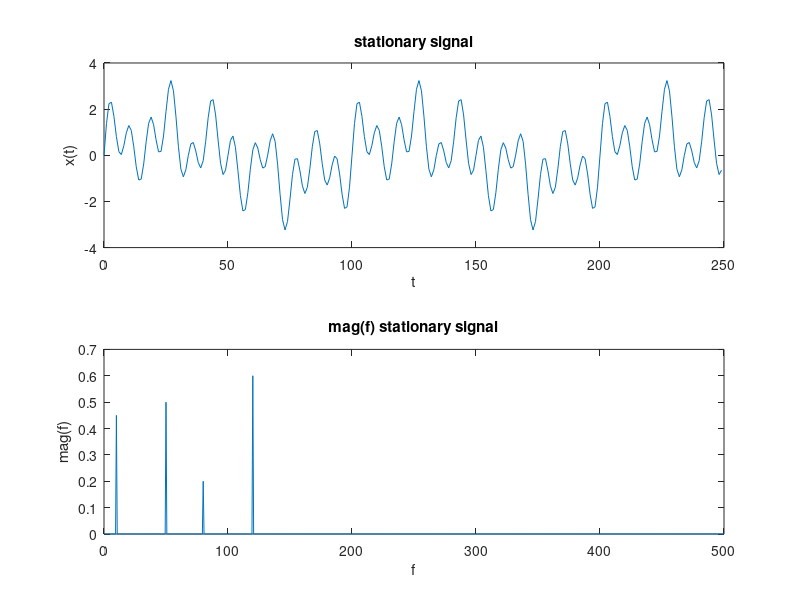
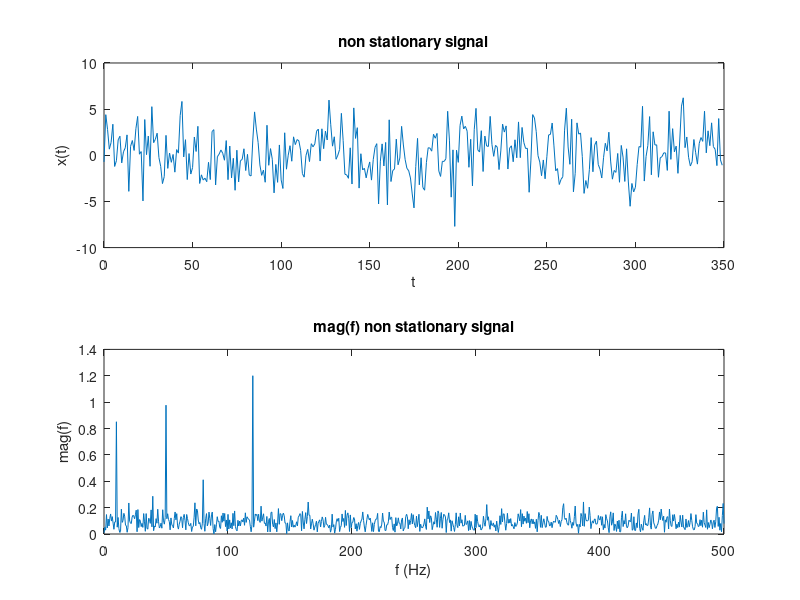

MATLAB code to generate these figures, in order:
% Initially an analysis of a stationary signal will be carried out and 
% subsequently an analysis of a non-stationary signal to highlight the 
% relative criticalities of the analysis. Finally, a comparison will be 
% made to highlight the problems resulting from the Fourier transform 
% analysis of a non-stationary signal (chirp).

clear; close all; clc;


% Stationary signal analysis
% Specify the parameters of a signal with a sampling frequency of 1 kHz and
% a signal duration of 1.5 seconds.
fs = 1000;            % Sampling frequency                    
ts = 1/fs;            % Sampling period       
l = 1500;             % Length of signal
t = (0:l-1)*ts;       % Time vector
f = fs*(0:(l/2))/l;  % Scaling


% Form a signal containing a 50 Hz sinusoid of amplitude 0.7 and a 120 Hz 
% sinusoid of amplitude 1.
frequencies = [10, 50, 80, 120];
stationary_signal = 0.9*sin(2*pi*frequencies(1)*t) + ...
                    sin(2*pi*frequencies(2)*t) + ...
                    0.4*sin(2*pi*frequencies(3)*t) + ...
                    1.2*sin(2*pi*frequencies(4)*t);

% Compute FT
X_stationary_signal = fft(stationary_signal);

% Signal and FT plot
figure;
signal_slider = 250;
subplot(211), plot(1000*t(1:signal_slider), stationary_signal(1:signal_slider));
title('stationary signal');
xlabel('t'), ylabel('x(t)');

% This step is calculating the normalized Fourier transform magnitude by 
% dividing each complex value in X_stationary_signal by the signal length l
% and taking the absolute value to get the magnitude.
mag_non_stationary_signal = abs( X_stationary_signal / l );

% Here, we're only taking the positive half of the magnitude of the Fourier
% transform. The reason is that the Fourier transform has symmetry about 
% the center, so the negative half is a duplicate of the positive half.
half_mag_non_stationary_signal = mag_non_stationary_signal(1:l/2+1);

% Plot of the spectrum
subplot(212), plot(f, half_mag_non_stationary_signal), title('mag(f) stationary signal');
xlabel('f'), ylabel('mag(f)');


% Non-stationary signal analysis
% Corrupt the signal with zero-mean white noise
non_stationary_signal = stationary_signal + 2*randn(size(t));

% Plot the noisy signal in the time domain. It is difficult to identify the
% frequency components by looking at the signal x(t).
figure;
signal_slider =350;
subplot(211), plot(1000*t(1:signal_slider),non_stationary_signal(1:signal_slider));
title('non stationary signal');
xlabel('t'), ylabel('x(t)');

% Compute the Fourier transform of the signal.
X_non_stationary_signal = fft(non_stationary_signal);

% Compute the two-sided spectrum and the single-sided spectrum based on the
% previous one and the even-valued signal length L.
mag_non_stationary_signal = abs(X_non_stationary_signal/l);
half_mag_non_stationary_signal = mag_non_stationary_signal(1:l/2+1);
half_mag_non_stationary_signal(2:end-1) = 2*half_mag_non_stationary_signal(2:end-1);

% Define the frequency domain f and plot the single-sided amplitude 
% spectrum.
% On average, longer signals produce better frequency approximations.
subplot(212), plot(f, half_mag_non_stationary_signal);
title('mag(f) non stationary signal')
xlabel('f (Hz)'), ylabel('mag(f)');

% Indeed, it can be noted that in the case of a stationary signal, the 
% spectrum analysis is more difficult due to this additional "noise". 
% Indeed, in this case, it is possible to confuse the small amplitude 
% frequency components with the noise surrounding them. Therefore, for 
% non-stationary signals it is recommended to use a different 
% transformation that allows a more accurate analysis of the spectrum.
